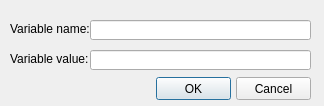
<?xml version="1.0" encoding="UTF-8"?>
<ui version="4.0">
 <class>EditNameValue</class>
 <widget class="QDialog" name="EditNameValue">
  <property name="geometry">
   <rect>
    <x>0</x>
    <y>0</y>
    <width>324</width>
    <height>106</height>
   </rect>
  </property>
  <property name="sizePolicy">
   <sizepolicy hsizetype="Fixed" vsizetype="Fixed">
    <horstretch>0</horstretch>
    <verstretch>0</verstretch>
   </sizepolicy>
  </property>
  <property name="windowTitle">
   <string>Dialog</string>
  </property>
  <widget class="QLabel" name="label">
   <property name="geometry">
    <rect>
     <x>10</x>
     <y>22</y>
     <width>80</width>
     <height>13</height>
    </rect>
   </property>
   <property name="text">
    <string>Variable name:</string>
   </property>
  </widget>
  <widget class="QLabel" name="label_2">
   <property name="geometry">
    <rect>
     <x>10</x>
     <y>52</y>
     <width>80</width>
     <height>13</height>
    </rect>
   </property>
   <property name="text">
    <string>Variable value:</string>
   </property>
  </widget>
  <widget class="QPushButton" name="okButton">
   <property name="geometry">
    <rect>
     <x>156</x>
     <y>77</y>
     <width>75</width>
     <height>23</height>
    </rect>
   </property>
   <property name="text">
    <string>OK</string>
   </property>
  </widget>
  <widget class="QPushButton" name="cancelButton">
   <property name="geometry">
    <rect>
     <x>236</x>
     <y>77</y>
     <width>75</width>
     <height>23</height>
    </rect>
   </property>
   <property name="text">
    <string>Cancel</string>
   </property>
  </widget>
  <widget class="QLineEdit" name="nameTextBox">
   <property name="geometry">
    <rect>
     <x>90</x>
     <y>20</y>
     <width>221</width>
     <height>20</height>
    </rect>
   </property>
  </widget>
  <widget class="QLineEdit" name="valueTextBox">
   <property name="geometry">
    <rect>
     <x>90</x>
     <y>50</y>
     <width>221</width>
     <height>20</height>
    </rect>
   </property>
  </widget>
 </widget>
 <tabstops>
  <tabstop>nameTextBox</tabstop>
  <tabstop>valueTextBox</tabstop>
  <tabstop>okButton</tabstop>
  <tabstop>cancelButton</tabstop>
 </tabstops>
 <resources/>
 <connections/>
</ui>
